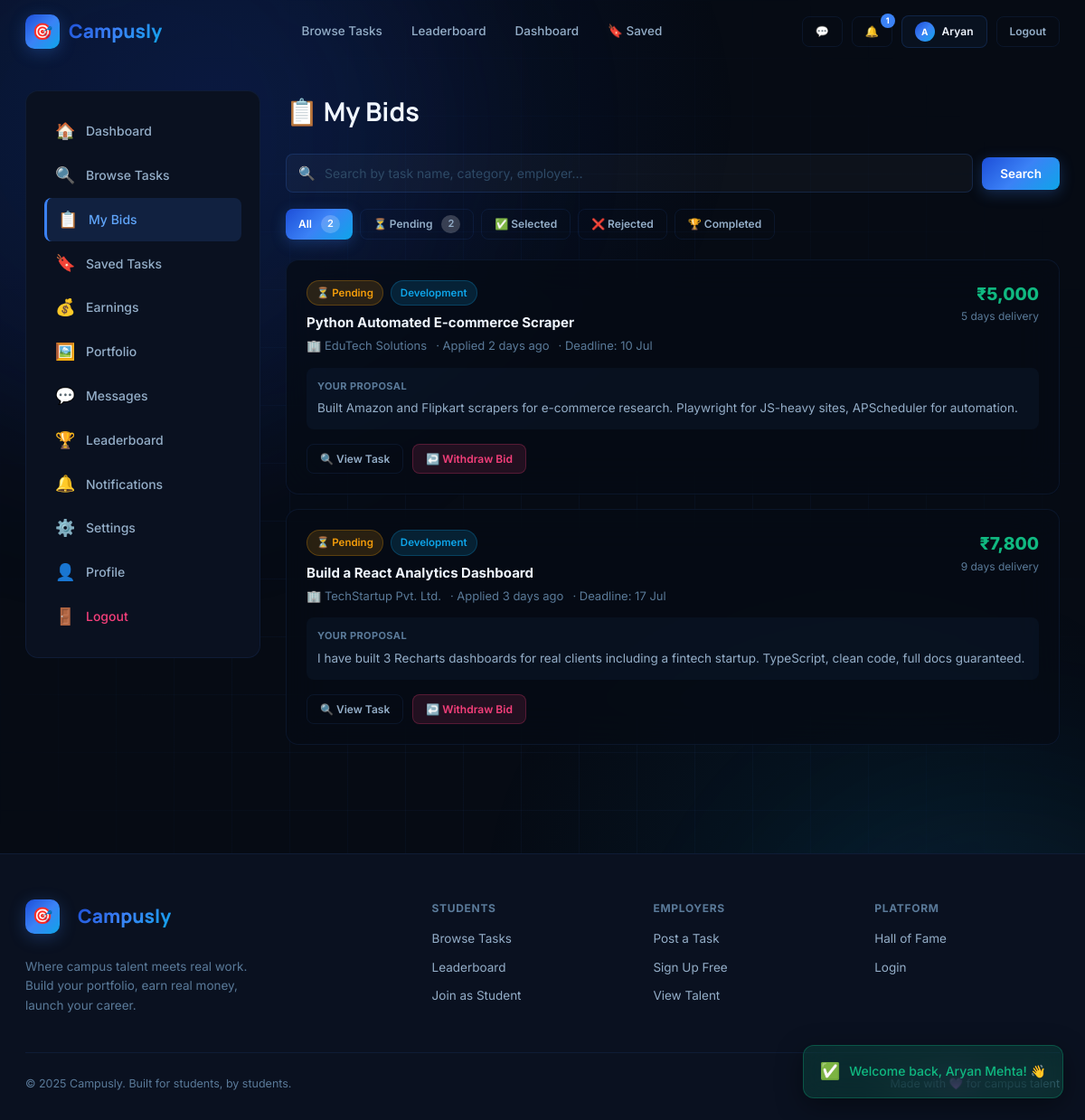
The app's page /my_applications.php (signed in) with its own data.
### tables this page shows
CREATE TABLE applications (
  id                INT AUTO_INCREMENT PRIMARY KEY,
  task_id           INT           NOT NULL,
  candidate_id      INT           NOT NULL,
  bid_amount        DECIMAL(10,2) NOT NULL COMMENT 'Min 100, max 150% of task price',
  delivery_days     INT           NOT NULL DEFAULT 7 COMMENT 'Between 1 and 90',
  proposal_text     TEXT          COMMENT 'Min 50 chars, max 2000 chars',
  status            ENUM('pending','selected','rejected','completed') DEFAULT 'pending',
  submission_link   VARCHAR(500),
  submission_note   TEXT,
  applied_at        TIMESTAMP     DEFAULT CURRENT_TIMESTAMP,
  updated_at        TIMESTAMP     DEFAULT CURRENT_TIMESTAMP ON UPDATE CURRENT_TIMESTAMP,
  UNIQUE KEY uq_bid (task_id, candidate_id),
  INDEX idx_candidate (candidate_id),
  INDEX idx_status    (status),
  INDEX idx_task      (task_id)
);

CREATE TABLE tasks (
  id           INT AUTO_INCREMENT PRIMARY KEY,
  employer_id  INT           NOT NULL,
  title        VARCHAR(255)  NOT NULL,
  description  TEXT,
  category     VARCHAR(100),
  price        DECIMAL(10,2) DEFAULT 0.00,
  location     VARCHAR(100)  DEFAULT 'Remote',
  skills       VARCHAR(800),
  deadline     DATE,
  duration     VARCHAR(80),
  urgency      ENUM('urgent','high','medium','low') DEFAULT 'medium',
  status       ENUM('open','assigned','completed','cancelled') DEFAULT 'open',
  created_at   TIMESTAMP     DEFAULT CURRENT_TIMESTAMP,
  INDEX idx_status   (status),
  INDEX idx_category (category),
  INDEX idx_employer (employer_id)
);

CREATE TABLE users (
  id                      INT AUTO_INCREMENT PRIMARY KEY,
  name                    VARCHAR(100)  NOT NULL,
  email                   VARCHAR(150)  NOT NULL UNIQUE,
  password                VARCHAR(255)  NOT NULL,
  role                    ENUM('candidate','employer','admin') DEFAULT 'candidate',
  university              VARCHAR(250),
  company_name            VARCHAR(150),
  bio                     TEXT,
  location                VARCHAR(100),
  skills                  VARCHAR(800),
  github                  VARCHAR(300),
  linkedin                VARCHAR(300),
  portfolio               VARCHAR(300),
  avatar                  VARCHAR(300)  DEFAULT NULL,
  is_banned               TINYINT(1)    DEFAULT 0,
  created_at              TIMESTAMP     DEFAULT CURRENT_TIMESTAMP
);

### my_applications.php (the view, shortened to what this page needs)
<?php
include 'db.php';
$uid = (int)$_SESSION['user_id'];
$filter = $_GET['filter'] ?? 'all';
$search = trim($_GET['q'] ?? '');
$wheres = ["a.candidate_id=$uid"];
$where_sql = implode(' AND ', $wheres);
$apps = mysqli_query($conn,
  "SELECT a.*, t.title, t.price, t.category, t.deadline, t.status as task_status,
    u.name as employer_name, u.company_name
   FROM applications a
   JOIN tasks t ON a.task_id=t.id
   JOIN users u ON t.employer_id=u.id
   WHERE $where_sql
   ORDER BY a.applied_at DESC");
$counts = ['all'=>0,'pending'=>0,'selected'=>0,'rejected'=>0,'completed'=>0];
$all_apps = mysqli_query($conn,"SELECT status FROM applications WHERE candidate_id=$uid");
while($r=$all_apps->fetch_assoc()){
  $counts['all']++;
  if(isset($counts[$r['status']])) $counts[$r['status']]++;
}
$result_count = mysqli_num_rows($apps);
include 'includes/head.php';
include 'includes/navbar.php';
?>
<div class="wrap">
<div class="dash-wrap">
  <aside class="sidebar">
    <div class="sidebar-card">
        <a href="candidate_dashboard.php" class="sidebar-link"><span class="si">🏠</span>Dashboard</a>
        <a href="browse_tasks.php" class="sidebar-link"><span class="si">🔍</span>Browse Tasks</a>
        <a href="my_applications.php" class="sidebar-link active"><span class="si">📋</span>My Bids</a>
        <a href="saved_tasks.php" class="sidebar-link"><span class="si">🔖</span>Saved Tasks</a>
        <a href="my_earnings.php" class="sidebar-link"><span class="si">💰</span>Earnings</a>
        <a href="portfolio.php" class="sidebar-link"><span class="si">🖼️</span>Portfolio</a>
        <a href="messages.php" class="sidebar-link"><span class="si">💬</span>Messages</a>
        <a href="leaderboard.php" class="sidebar-link"><span class="si">🏆</span>Leaderboard</a>
        <a href="notifications.php" class="sidebar-link"><span class="si">🔔</span>Notifications</a>
        <a href="notification_settings.php" class="sidebar-link"><span class="si">⚙️</span>Settings</a>
        <a href="profile.php" class="sidebar-link"><span class="si">👤</span>Profile</a>
        <a href="logout.php" class="sidebar-link" style="color:var(--rose)"><span class="si">🚪</span>Logout</a>
      </div>
  </aside>
  <main class="main-content">
    <div style="display:flex;align-items:center;justify-content:space-between;margin-bottom:24px;flex-wrap:wrap;gap:12px">
      <h1 style="font-family:var(--fh);font-size:1.8rem;font-weight:700">📋 My Bids</h1>
    </div>
    <form method="GET" style="margin-bottom:18px">
      <div style="display:flex;gap:10px;align-items:center">
        <div style="flex:1;position:relative">
          <span style="position:absolute;left:14px;top:50%;transform:translateY(-50%);font-size:15px;pointer-events:none">🔍</span>
          <input type="text" name="q" class="finput" placeholder="Search by task name, category, employer…"
            value="<?= htmlspecialchars($search) ?>"
            style="padding-left:42px">
        </div>
        <button type="submit" class="btn btn-brand">Search</button>
      </div>
    </form>
    <div style="display:flex;gap:8px;margin-bottom:22px;flex-wrap:wrap">
      <?php foreach(['all'=>'All','pending'=>'⏳ Pending','selected'=>'✅ Selected','rejected'=>'❌ Rejected','completed'=>'🏆 Completed'] as $k=>$label): ?>
        <a href="my_applications.php?filter=<?= $k ?><?= $search?'&q='.urlencode($search):'' ?>"
           class="btn <?= $filter===$k?'btn-brand':'btn-ghost' ?> btn-sm">
          <?= $label ?>
          <?php if($counts[$k] ?? 0): ?>
            <span style="background:rgba(255,255,255,0.2);border-radius:10px;padding:1px 7px;font-size:11px;margin-left:2px"><?= $counts[$k] ?></span>
          <?php endif; ?>
        </a>
      <?php endforeach; ?>
    </div>
    <?php if($result_count === 0): ?>
      <div style="text-align:center;padding:70px 20px;color:var(--t3);background:rgba(255,255,255,0.02);border:1px solid var(--border);border-radius:var(--r)">
        <div style="font-size:3rem;margin-bottom:14px"><?= $search ? '🔍' : '📭' ?></div>
        <div style="font-weight:600;font-size:16px;margin-bottom:8px">
          <?= $search ? 'No bids match your search' : 'No bids in this category' ?>
        </div>
        <?php if($search): ?>
          <div style="color:var(--t4);font-size:13px;margin-bottom:18px">Try different keywords or clear the filter</div>
          <a href="my_applications.php?filter=<?= htmlspecialchars($filter) ?>" class="btn btn-ghost btn-sm">Clear Search</a>
        <?php else: ?>
          <a href="browse_tasks.php" class="btn btn-brand" style="margin-top:16px">Find Tasks →</a>
        <?php endif; ?>
      </div>
    <?php else: ?>
      <div style="display:flex;flex-direction:column;gap:16px">
        <?php while($a=$apps->fetch_assoc()):
          $status_cls=['pending'=>'tag-a','selected'=>'tag-g','rejected'=>'tag-r','completed'=>'tag-c'][$a['status']]??'tag-v';
          $status_icon=['pending'=>'⏳','selected'=>'✅','rejected'=>'❌','completed'=>'🏆'][$a['status']]??'';
          $days_since=ceil((time()-strtotime($a['applied_at']))/86400);
        ?>
        <div class="glass-dark" style="padding:22px;border-radius:var(--r);transition:var(--tr)" onmouseover="this.style.borderColor='rgba(124,92,252,0.3)'" onmouseout="this.style.borderColor='var(--border)'">
          <div style="display:flex;justify-content:space-between;align-items:flex-start;flex-wrap:wrap;gap:14px">
            <div style="flex:1;min-width:0">
              <div style="display:flex;gap:8px;margin-bottom:8px;flex-wrap:wrap;align-items:center">
                <span class="tag <?= $status_cls ?>"><?= $status_icon ?> <?= ucfirst($a['status']) ?></span>
                <?php if($a['category']): ?><span class="tag tag-c"><?= htmlspecialchars($a['category']) ?></span><?php endif; ?>
              </div>
              <h3 style="font-weight:700;margin-bottom:5px;font-size:15px;line-height:1.4"><?= htmlspecialchars($a['title']) ?></h3>
              <div style="color:var(--t3);font-size:13px;display:flex;flex-wrap:wrap;gap:10px">
                <span>🏢 <?= htmlspecialchars($a['company_name']?:$a['employer_name']) ?></span>
                <span>· Applied <?= $days_since===1?'1 day':"$days_since days" ?> ago</span>
                <?php if($a['deadline']): ?>
                  <?php $dl=ceil((strtotime($a['deadline'])-time())/86400); ?>
                  <span style="color:<?= $dl<3?'var(--rose)':($dl<7?'var(--amber)':'var(--t3)') ?>">· Deadline: <?= date('d M',strtotime($a['deadline'])) ?></span>
                <?php endif; ?>
              </div>
            </div>
            <div style="text-align:right;flex-shrink:0">
              <div style="font-weight:800;font-size:1.2rem;color:var(--emerald)">₹<?= number_format($a['bid_amount']) ?></div>
              <div style="color:var(--t3);font-size:12px"><?= $a['delivery_days'] ?> days delivery</div>
            </div>
          </div>
          <?php if($a['proposal_text']): ?>
          <div style="margin-top:14px;background:var(--surface);border-radius:8px;padding:12px">
            <div style="font-size:11px;color:var(--t3);margin-bottom:5px;font-weight:700;text-transform:uppercase;letter-spacing:.4px">Your Proposal</div>
            <p style="color:var(--t2);font-size:13.5px;line-height:1.6"><?= htmlspecialchars(substr($a['proposal_text'],0,220)) ?><?= strlen($a['proposal_text'])>220?'…':'' ?></p>
          </div>
          <?php endif; ?>
          <div style="display:flex;gap:10px;margin-top:16px;flex-wrap:wrap">
            <a href="task_view.php?id=<?= $a['task_id'] ?>" class="btn btn-ghost btn-sm">🔍 View Task</a>
            <?php if($a['status']==='pending'): ?>
              <a href="withdraw_bid.php?id=<?= $a['id'] ?>" class="btn btn-danger btn-sm">↩️ Withdraw Bid</a>
            <?php endif; ?>
          </div>
        </div>
        <?php endwhile; ?>
      </div>
    <?php endif; ?>
  </main>
</div>
</div>
<?php include 'includes/footer.php'; ?>

### style.css (style rules this page uses)
:root { --ink:#060b14; --ink2:#0a1120; --ink3:#0e1929; --ink4:#132035; --surface:rgba(59,130,246,0.05); --surface2:rgba(59,130,246,0.1); --border:rgba(59,130,246,0.1); --border2:rgba(59,130,246,0.18); --blue:#3b82f6; --blue2:#60a5fa; --blue-dark:#1d4ed8; --blue-glow:rgba(59,130,246,0.28); --indigo:#6366f1; --indigo2:#818cf8; --indigo-glow:rgba(99,102,241,0.25); --sky:#0ea5e9; --sky-glow:rgba(14,165,233,0.2); --violet:#3b82f6; --violet2:#60a5fa; --violet-glow:rgba(59,130,246,0.28); --rose:#f43f7a; --rose-glow:rgba(244,63,122,0.2); --amber:#f59e0b; --amber-glow:rgba(245,158,11,0.2); --cyan:#0ea5e9; --cyan-glow:rgba(14,165,233,0.18); --emerald:#10b981; --emerald-glow:rgba(16,185,129,0.2); --grad-brand:linear-gradient(135deg,#1d4ed8 0%,#3b82f6 50%,#0ea5e9 100%); --grad-cool:linear-gradient(135deg,#1d4ed8,#0ea5e9); --grad-warm:linear-gradient(135deg,#3b82f6,#6366f1); --t1:#f0f6ff; --t2:#94aec8; --t3:#5a7a99; --t4:#2e4a66; --r:14px; --rs:8px; --rl:20px; --tr:all 0.22s cubic-bezier(.4,0,.2,1); --fh:'Manrope',sans-serif; --fb:'Inter',sans-serif; }
* { box-sizing:border-box;margin:0;padding:0 }
html { scroll-behavior:smooth }
body { font-family:var(--fb);background:var(--ink);color:var(--t1);min-height:100vh;overflow-x:hidden;line-height:1.6 }
a { text-decoration:none;color:inherit }
.wrap { position:relative;z-index:1 }
.glass-dark { background:rgba(6,11,20,0.75);backdrop-filter:blur(24px);border:1px solid var(--border) }
.btn { display:inline-flex;align-items:center;justify-content:center;gap:8px;padding:10px 20px;border-radius:var(--rs);font-family:var(--fb);font-size:13.5px;font-weight:600;cursor:pointer;transition:var(--tr);border:none;white-space:nowrap }
.btn-brand { background:var(--grad-brand);color:#fff;box-shadow:0 4px 16px var(--blue-glow) }
.btn-ghost { background:transparent;color:var(--t2);border:1px solid var(--border) }
.btn-danger { background:rgba(244,63,122,0.12);color:var(--rose);border:1px solid rgba(244,63,122,0.25) }
.btn-sm { padding:6px 14px;font-size:12px }
.finput { width:100%;padding:12px 16px;background:rgba(255,255,255,0.03);border:1px solid var(--border2);border-radius:var(--rs);color:var(--t1);font-family:var(--fb);font-size:14px;transition:var(--tr);outline:none }
.finput::placeholder { color:var(--t4) }
.tag { display:inline-flex;align-items:center;gap:4px;padding:4px 10px;border-radius:20px;font-size:11.5px;font-weight:600 }
.tag-a { background:rgba(245,158,11,0.15);color:var(--amber);border:1px solid rgba(245,158,11,0.25) }
.tag-c { background:rgba(14,165,233,0.15);color:var(--sky);border:1px solid rgba(14,165,233,0.25) }
.dash-wrap { display:grid;grid-template-columns:260px 1fr;gap:28px;padding:100px 28px 40px;max-width:1300px;margin:0 auto;min-height:100vh }
.sidebar { position:sticky;top:100px;height:fit-content }
.sidebar-card { background:var(--ink2);border:1px solid var(--border);border-radius:var(--r);padding:20px;margin-bottom:16px }
.sidebar-link { display:flex;align-items:center;gap:10px;padding:10px 12px;border-radius:var(--rs);color:var(--t2);font-size:14px;font-weight:500;transition:var(--tr);cursor:pointer;text-decoration:none }
.sidebar-link:hover,.sidebar-link.active { color:var(--t1);background:var(--surface2) }
.sidebar-link.active { background:rgba(59,130,246,0.15);color:var(--blue2);border-left:3px solid var(--blue) }
.sidebar-link .si { font-size:18px;width:24px }
.main-content { min-width:0 }

### records on screen
applications: status "⏳", status "Pending", task.category "Development", task.title "Python Automated E-commerce Scraper", users.company_name "EduTech Solutions", applied_at "2", task.deadline "10 Jul", bid_amount "5,000", delivery_days "5", proposal_text "Built Amazon and Flipkart scrapers for e-commerce research. Playwright for JS-heavy sites, APScheduler for automation."
applications: status "⏳", status "Pending", task.category "Development", task.title "Build a React Analytics Dashboard", users.company_name "TechStartup Pvt. Ltd.", applied_at "3", task.deadline "17 Jul", bid_amount "7,800", delivery_days "9", proposal_text "I have built 3 Recharts dashboards for real clients including a fintech startup. TypeScript, clean code, full docs guaranteed."

### other values on screen
$notif_count "1"
substr($user_name,0,1) "A"
explode(' ',$user_name)[0] "Aryan"
$label "All"
$counts[$k] "2"
$label "⏳ Pending"
$label "✅ Selected"
$label "❌ Rejected"
$label "🏆 Completed"
